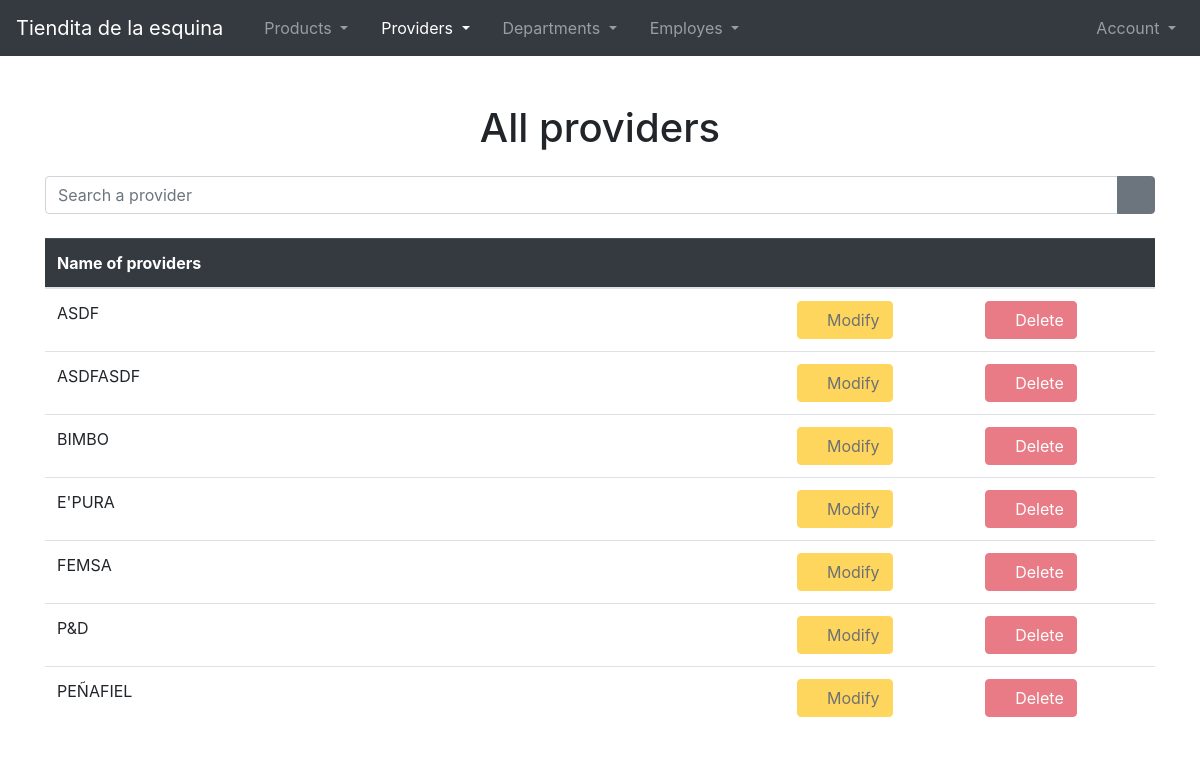
/show-providers/ (signed in), run on an earlier commit of the app's database.
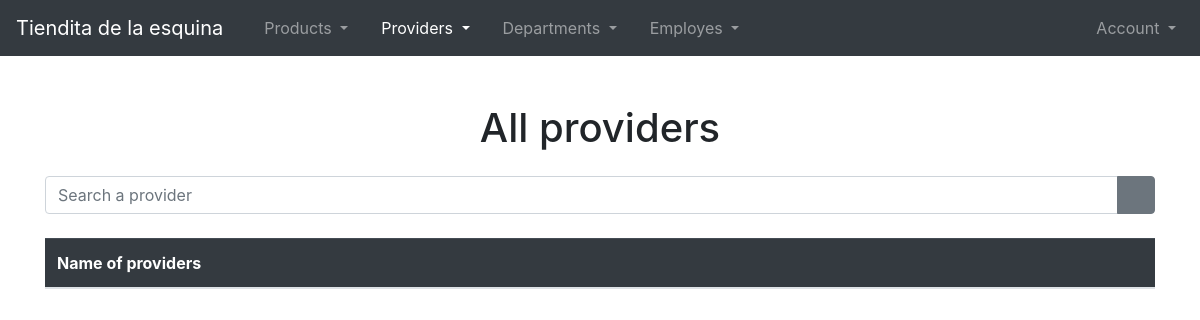
And on a later commit of the database.
### Providers/models.py (models this page shows)
class Provider( models.Model ):
    providername = models.CharField(max_length = 100, blank = False)
    def __str__(self):
        return self.providername

### Providers/views.py (the view)
# urls.py: path('show-providers/', views.ShowProviderListView.as_view(), name = 'showproviderspage'),
class ShowProviderListView( ListView ):
    template_name = 'showproviders.html'
    queryset = Provider.objects.all().order_by('providername')
    def get_context_data(self, **kwargs):
        context = super().get_context_data(**kwargs)
        context['titleOfPage'] = "Show providers"
        context['nameOfApplication'] = NAME_OF_PROJECT
        return context

### project.py (called while the page is built)
def NAME_OF_PROJECT():
    return 'Tiendita de la esquina'

### Providers/templates/showproviders.html
{% extends 'shared/body.html' %}
{% block content %}
    <div class="col-12 mb-3">
        <center>
            <h1>All providers</h1>
        </center>
    </div>
    <div class="col-12 mt-4 mt-sm-4 mt-md-0 mt-lg-0 mt-xl-0">
        <div class="row">
            <div class="col-12">
                <form action="{% url 'Providers:searchprovider' %}">
                    <div class="input-group mb-3">
                        <input name="prov" type="text" class="form-control" placeholder="Search a provider">
                        <div class="input-group-append">
                            <button type="search" class="btn btn-secondary">
                                <i class="bi bi-search"></i>
                            </button>
                        </div>
                    </div>
                </form>
            </div>
        </div>
        <div class="row">
            <div class="col-12 mt-2">
                <div class="table-responsive">
                    <table class="table">
                        <thead class="table-dark">
                            <tr>
                                <th scope="col">Name of providers</th>
                                <th scope="col"></th>
                                <th scope="col"></th>
                            </tr>
                        </thead>
                        <tbody>
                            {% for prov in object_list %}
                                <tr class>
                                    <td class="col-8">{{ prov }}</td>
                                    <td>
                                        <button class="btn btn-warning" disabled>
                                            <i class="bi bi-pencil"></i>
                                            Modify
                                        </button>
                                    </td>
                                    <td>
                                        <button class="btn btn-danger" disabled>
                                            <i class="bi bi-trash"></i>
                                            Delete
                                        </button>
                                    </td>
                                </tr>
                            {% endfor %}
                        </tbody>
                    </table>
                </div>
            </div>
        </div>
    </div>
{% endblock %}

What changed in the data, as far as the page shows it:
removed Provider: providername "ASDF"
removed Provider: providername "ASDFASDF"
removed Provider: providername "BIMBO"
removed Provider: providername "E'PURA"
removed Provider: providername "FEMSA"
removed Provider: providername "P&D"
removed Provider: providername "PEÑAFIEL"
